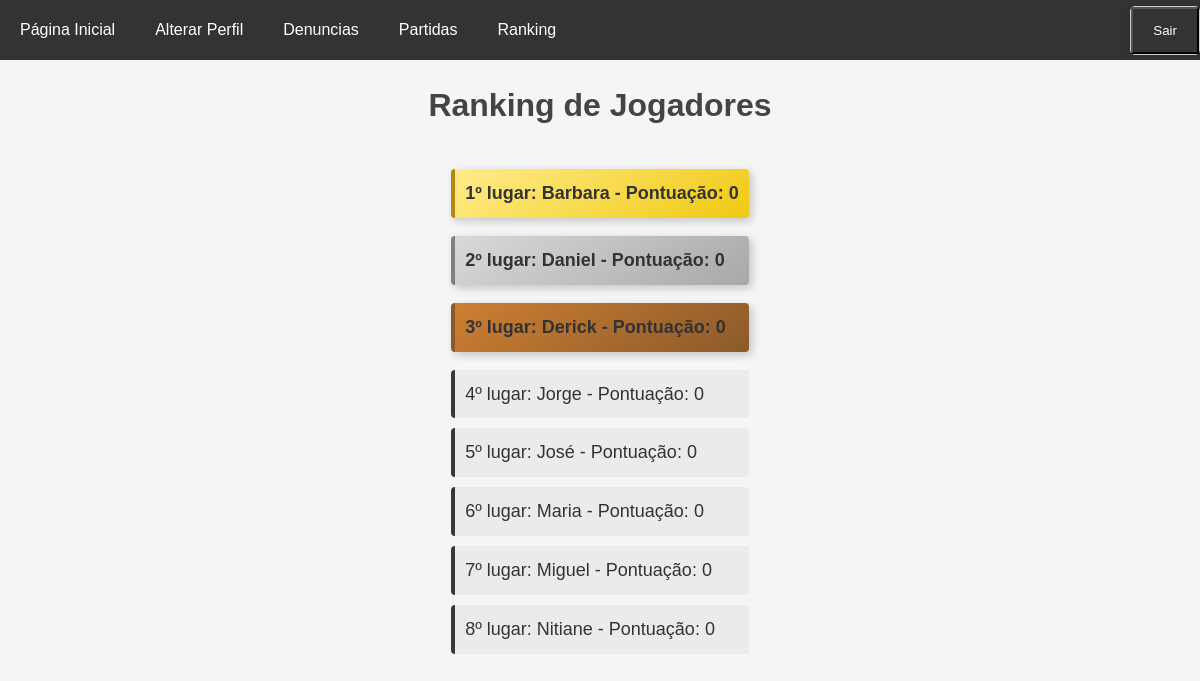
/ranking.php (signed in), run on the app's committed database.
### tables this page shows
CREATE TABLE pessoa (
	codpessoa INT AUTO_INCREMENT PRIMARY KEY,
	nome VARCHAR(255) NOT NULL UNIQUE,
	email VARCHAR(255) NOT NULL,
	senha VARCHAR(255) DEFAULT md5('123') NOT NULL,
	reg_date DATE NOT NULL DEFAULT CURRENT_DATE
);

### ranking.php (the view)
<?php
include_once('includes/componentes/cabecalho.php');
include_once('includes/componentes/header.php');
include_once('includes/logica/conecta.php');
$query = "
        SELECT codpessoa, nome,
               COALESCE(SUM(pontuacao), 0) AS total_pontuacao
        FROM pessoa p
        LEFT JOIN partida pa ON p.codpessoa = pa.codvencedor
        GROUP BY p.codpessoa, p.nome
        ORDER BY total_pontuacao DESC, p.nome ASC;
    ";
$stmt = $pdo->prepare($query);
$stmt->execute();
$ranking = $stmt->fetchAll(PDO::FETCH_ASSOC);
?>
</head>
<body id="body_ranking">
    <h1 id="titulo_ranking">Ranking de Jogadores</h1>
    <ul id="lista_ranking">
        <?php foreach ($ranking as $index => $jogador): ?>
            <li class="item_ranking">
                <?php echo ($index + 1) . 'º lugar: ' . htmlspecialchars($jogador['nome']) . ' - Pontuação: ' . htmlspecialchars($jogador['total_pontuacao']); ?>
            </li>
        <?php endforeach; ?>
    </ul>
</body>
</html>

### includes/componentes/cabecalho.php (shortened to what this page needs)
<!DOCTYPE html>
<html lang="en">
<head>
    <link rel="stylesheet" href="assets\css\style.css">
</head>
<body>

### includes/componentes/header.php (shortened to what this page needs)
<!DOCTYPE html>
<html>
<body>
    <ul id="listaMenu">
    <li><a href="/projeto/index.php">Página Inicial</a></li>
    <li><a href="/projeto/alterarPerfil.php">Alterar Perfil</a></li>
    <li><a href="/projeto/denuncias.php">Denuncias</a></li>
    <li><a href="/projeto/partida.php">Partidas</a></li>
    <li><a href="/projeto/ranking.php">Ranking</a></li>
    <li>
        <form action="includes/logica/logica_pessoa.php" method="post">
            <input type="submit" name="sair" value="Sair">
        </form>
    </li>
</ul>
</body>
</html>

### assets/css/style.css (style rules this page uses)
* { margin: 0; padding: 0; box-sizing: border-box; font-family: Arial, sans-serif; }
#listaMenu { list-style-type: none; margin: 0; padding: 0; display: flex; justify-content: space-between; align-items: center; background-color: #333; position: fixed; top: 0; left: 0; width: 100%; z-index: 1000; height: 60px; }
#listaMenu li { float: left; }
#listaMenu li a, #listaMenu li form input[type="submit"] { display: block; color: white; text-align: center; padding: 14px 20px; text-decoration: none; background-color: #333; }
#listaMenu li form { margin: 0; padding: 0; }
#listaMenu li:last-child { margin-right: 0; margin-left: auto; }
#listaMenu a { text-decoration: none; color: white; padding: 10px 15px; display: block; transition: background-color 0.3s ease; }
body { background-color: #f0f0f0; color: #333333; line-height: 1.6; padding: 20px; }
h1, h3 { color: #444444; margin-bottom: 20px; text-align: center; }
a { color: #555555; text-decoration: none; transition: color 0.3s ease; }
#body_ranking { display: flex; flex-direction: column; align-items: center; justify-content: center; margin: 0; background-color: #f5f5f5; }
#lista_ranking { list-style-type: none; padding: 0; margin: 0; display: inline-block; align-content: center; }
.item_ranking { padding: 10px; margin-bottom: 10px; background-color: #c7c5c5; border-radius: 4px; max-width: 600px; font-size: 18px; border-left: 4px solid #383838; }
.item_ranking:nth-child(1) { background: linear-gradient(145deg, #ffec8b, #f0c911); border-left-color: #b8860b; font-weight: bold; box-shadow: 3px 3px 8px rgba(0, 0, 0, 0.2); margin-top: 18px; margin-bottom: 18px; }
.item_ranking:nth-child(2) { background: linear-gradient( 145deg, #d9d9d9, #a8a8a8 ); border-left-color: #808080; font-weight: bold; box-shadow: 3px 3px 8px rgba(0, 0, 0, 0.2); margin-top: 18px; margin-bottom: 18px; }
.item_ranking:nth-child(3) { background: linear-gradient(145deg, #cd7f32, #8b5a2b); border-left-color: #8b5a2b; font-weight: bold; box-shadow: 3px 3px 8px rgba(0, 0, 0, 0.2); margin-top: 18px; margin-bottom: 18px; }
.item_ranking:nth-child(n + 4) { background-color: #ebebeb; border-left-color: #383838; }
form { background-color: #fff; padding: 20px; border: 1px solid #ccc; border-radius: 5px; box-shadow: 0 0 10px rgba(0, 0, 0, 0.1); margin-bottom: 20px; }

### data on the page
pessoa: nome "Barbara", total_pontuacao "0"
pessoa: nome "Daniel", total_pontuacao "0"
pessoa: nome "Derick", total_pontuacao "0"
pessoa: nome "Jorge", total_pontuacao "0"
pessoa: nome "José", total_pontuacao "0"
pessoa: nome "Maria", total_pontuacao "0"
pessoa: nome "Miguel", total_pontuacao "0"
pessoa: nome "Nitiane", total_pontuacao "0"
